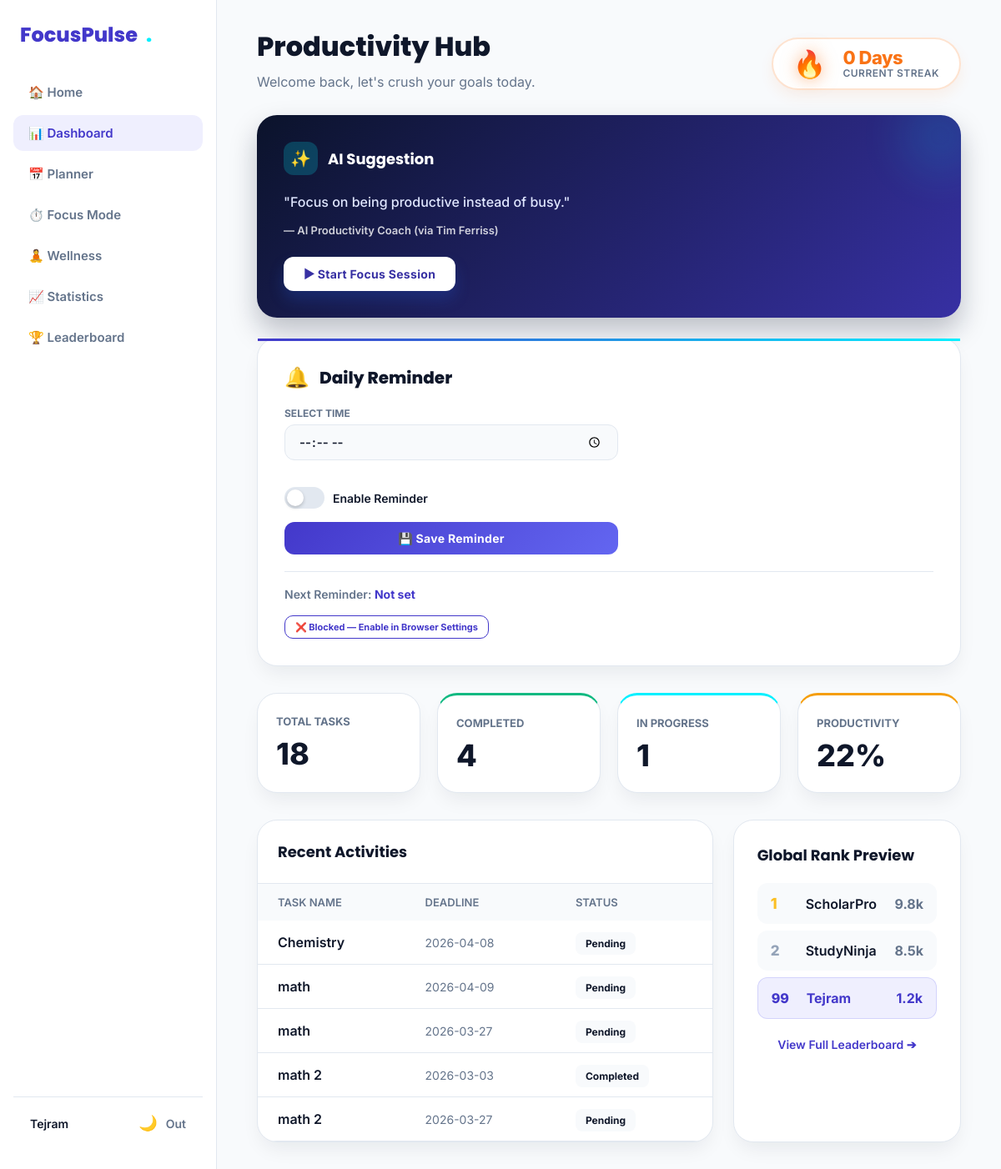
/dashboard (signed in), run on the app's committed database.
### tables this page shows
CREATE TABLE users (
                id INTEGER PRIMARY KEY AUTOINCREMENT,
                username TEXT UNIQUE NOT NULL,
                email TEXT UNIQUE NOT NULL,
                password_hash TEXT NOT NULL,
                created_at TIMESTAMP DEFAULT CURRENT_TIMESTAMP
            , current_streak INTEGER DEFAULT 0, best_streak INTEGER DEFAULT 0, last_active_date TEXT);

CREATE TABLE tasks (
                id INTEGER PRIMARY KEY AUTOINCREMENT,
                user_id INTEGER NOT NULL,
                task_title TEXT NOT NULL,
                subject TEXT,
                deadline TEXT,
                status TEXT DEFAULT 'Pending',
                created_at TIMESTAMP DEFAULT CURRENT_TIMESTAMP, description TEXT, start_time TEXT, end_time TEXT, priority TEXT DEFAULT 'Medium', category TEXT DEFAULT 'Study', color TEXT DEFAULT '#4F46E5', reminder BOOLEAN DEFAULT 0, repeat_type TEXT DEFAULT 'none',
                FOREIGN KEY (user_id) REFERENCES users(id) ON DELETE CASCADE
            );

### app.py (the view)
@app.route("/dashboard")
@login_required
def dashboard():
    user_id = session["user_id"]
    conn = get_db_connection()
    total_tasks = 0
    completed_tasks = 0
    pending_tasks = 0
    in_progress_tasks = 0
    recent_tasks = []
    focus_minutes_today = 0
    distractions_today = 0
    try:
        total_tasks = conn.execute(
            "SELECT COUNT(*) AS count FROM tasks WHERE user_id = ?",
            (user_id,)
        ).fetchone()["count"]
        completed_tasks = conn.execute(
            "SELECT COUNT(*) AS count FROM tasks WHERE user_id = ? AND status = 'Completed'",
            (user_id,)
        ).fetchone()["count"]
        pending_tasks = conn.execute(
            "SELECT COUNT(*) AS count FROM tasks WHERE user_id = ? AND status = 'Pending'",
            (user_id,)
        ).fetchone()["count"]
        in_progress_tasks = conn.execute(
            "SELECT COUNT(*) AS count FROM tasks WHERE user_id = ? AND status = 'In Progress'",
            (user_id,)
        ).fetchone()["count"]
        recent_tasks = conn.execute(
            """
            SELECT * FROM tasks
            WHERE user_id = ?
            ORDER BY created_at DESC
            LIMIT 5
            """,
            (user_id,)
        ).fetchall()
    except Exception as e:
        print(f"Error fetching dashboard tasks: {e}")
    try:
        today_str = date.today().isoformat()
        today_row = conn.execute(
            """
            SELECT COALESCE(SUM(duration), 0) AS total_min,
                   COALESCE(SUM(distraction_count), 0) AS total_dist
            FROM focus_sessions
            WHERE user_id = ?
              AND DATE(created_at) = ?
            """,
            (user_id, today_str)
        ).fetchone()
        focus_minutes_today = int(today_row["total_min"]) if today_row else 0
        distractions_today  = int(today_row["total_dist"]) if today_row else 0
    except Exception as e:
        print(f"Error fetching today focus data: {e}")
    conn.close()
    streak_info = get_user_streak(user_id)
    productivity_score = 0
    if total_tasks > 0:
        productivity_score = round((completed_tasks / total_tasks) * 100)
    daily_quote = get_daily_quote()
    tasks_remaining = total_tasks - completed_tasks
    return render_template(
        "dashboard.html",
        total_tasks=total_tasks,
        completed_tasks=completed_tasks,
        pending_tasks=pending_tasks,
        in_progress_tasks=in_progress_tasks,
        productivity_score=productivity_score,
        recent_tasks=recent_tasks,
        current_streak=streak_info["current_streak"],
        best_streak=streak_info["best_streak"],
        daily_quote=daily_quote,
        focus_minutes_today=focus_minutes_today,
        distractions_today=distractions_today,
        tasks_remaining=tasks_remaining,
    )

### templates/dashboard.html (shortened to what this page needs)
<!DOCTYPE html>
<html lang="en">
<head>
    <link rel="stylesheet" href="{{ url_for('static', filename='css/style.css') }}">
    <link rel="stylesheet" href="{{ url_for('static', filename='css/modern.css') }}">
</head>
<body>
    <div class="app-container">
        <aside class="app-sidebar" id="sidebar">
            <div class="logo">FocusPulse <span style="color:var(--electric-cyan);">.</span></div>
            <nav class="app-nav">
                <a href="{{ url_for('home') }}">🏠 Home</a>
                <a href="{{ url_for('dashboard') }}" class="active">📊 Dashboard</a>
                <a href="{{ url_for('planner') }}">📅 Planner</a>
                <a href="{{ url_for('focus') }}">⏱️ Focus Mode</a>
                <a href="{{ url_for('wellness') }}">🧘 Wellness</a>
                <a href="{{ url_for('statistics') }}">📈 Statistics</a>
                <a href="{{ url_for('leaderboard') }}">🏆 Leaderboard</a>
            </nav>
            <div class="app-sidebar-footer">
                <div style="font-weight:600; font-size:14px;">{{ session.get('user_name', 'Student') }}</div>
                <div style="display:flex; gap:10px; align-items:center;">
                    <button id="themeToggleBtn"
                        style="background:transparent; border:none; cursor:pointer; font-size:18px;">🌙</button>
                    <a href="{{ url_for('logout') }}"
                        style="color:var(--core-muted); text-decoration:none; font-size:14px; font-weight:600;">Out</a>
                </div>
            </div>
        </aside>
        <div style="flex:1; display:flex; flex-direction:column; overflow:hidden;">
            <main class="app-main">
                <div
                    style="display:flex; justify-content:space-between; align-items:flex-end; margin-bottom: 30px; flex-wrap:wrap; gap:20px;">
                    <div>
                        <h2 style="font-size:32px; font-weight:800; margin-bottom:8px; color:var(--core-text);">
                            Productivity Hub</h2>
                        <p style="color:var(--core-muted); font-size:16px;">Welcome back, let's crush your goals today.
                        </p>
                    </div>
                    <div class="streak-hub">
                        <span class="streak-flame-large">🔥</span>
                        <div class="streak-info">
                            <span class="streak-count">{{ current_streak }} Day{% if current_streak != 1 %}s{% endif
                                %}</span>
                            <span
                                style="font-size:12px; color:var(--core-muted); font-weight:600; text-transform:uppercase; letter-spacing:0.5px;">Current
                                Streak</span>
                        </div>
                    </div>
                </div>
                <div
                    style="display:grid; grid-template-columns: repeat(auto-fit, minmax(240px, 1fr)); gap:24px; margin-bottom:24px;">
                    <div class="ai-panel" style="grid-column: 1 / -1;">
                        <div class="ai-panel-header">
                            <div class="ai-icon">✨</div>
                            <h3 style="margin:0; font-size:18px; font-weight:700;">AI Suggestion</h3>
                        </div>
                        <p class="ai-insight">"{{ daily_quote.text }}"</p>
                        <p style="font-weight:600; font-size:13px; margin-top:12px; opacity:0.8;">— AI Productivity
                            Coach (via {{ daily_quote.author }})</p>
                        <div style="margin-top: 24px;">
                            <a href="{{ url_for('focus') }}" class="btn"
                                style="background:white; color:var(--indigo-dark); text-decoration:none; padding:12px 24px; border-radius:12px; font-weight:700; font-size:14px; display:inline-block;">▶
                                Start Focus Session</a>
                        </div>
                    </div>
                </div>
                <div class="reminder-card" id="daily-reminder-card">
                    <div style="display:flex; align-items:center; gap:12px; margin-bottom:20px;">
                        <span style="font-size:24px;">🔔</span>
                        <h3 style="margin:0; font-size:20px; font-weight:800; color:var(--core-text);">Daily Reminder</h3>
                    </div>
                    <div style="display:grid; grid-template-columns: 1fr; gap:16px; max-width:400px; margin-bottom:20px;">
                        <div>
                            <label for="reminderTime" style="display:block; font-size:12px; font-weight:700; color:var(--core-muted); text-transform:uppercase; margin-bottom:6px;">Select Time</label>
                            <input type="time" id="reminderTime" class="fp-time-input" style="width:100%; box-sizing:border-box;">
                        </div>
                        <div style="display:flex; align-items:center; gap:12px;">
                            <label class="fp-toggle-label" for="reminderEnabled">
                                <span class="fp-toggle-switch">
                                    <span class="fp-toggle-slider"></span>
                                </span>
                                Enable Reminder
                            </label>
                        </div>
                        <button id="saveReminderBtn" onclick="saveReminder()" class="fp-save-btn">
                            💾 Save Reminder
                        </button>
                    </div>
                    <div style="border-top:1px solid var(--core-border); padding-top:16px;">
                        <span style="font-size:14px; font-weight:600; color:var(--core-muted);">
                            Next Reminder: <strong id="fp-next-reminder-label" style="color:var(--indigo-primary);">Not set</strong>
                        </span>
                    </div>
                    <div style="margin-top:16px;">
                        <button id="fp-reminder-perm-btn" class="fp-perm-btn" style="padding: 6px 12px; font-size:11px;">🔔 Enable Browser Notifications</button>
                    </div>
                </div>
                <div
                    style="display:grid; grid-template-columns: repeat(auto-fit, minmax(180px, 1fr)); gap:20px; margin-bottom:32px;">
                    <div class="m-card" style="padding:22px;">
                        <span
                            style="color:var(--core-muted); font-size:13px; font-weight:700; text-transform:uppercase;">Total
                            Tasks</span>
                        <div style="font-size:36px; font-weight:800; color:var(--core-text); margin-top:8px;">{{
                            total_tasks }}</div>
                    </div>
                    <div class="m-card" style="padding:22px; border-top: 3px solid var(--success-green);">
                        <span
                            style="color:var(--core-muted); font-size:13px; font-weight:700; text-transform:uppercase;">Completed</span>
                        <div style="font-size:36px; font-weight:800; color:var(--core-text); margin-top:8px;">{{
                            completed_tasks }}</div>
                    </div>
                    <div class="m-card" style="padding:22px; border-top: 3px solid var(--electric-cyan);">
                        <span
                            style="color:var(--core-muted); font-size:13px; font-weight:700; text-transform:uppercase;">In
                            Progress</span>
                        <div style="font-size:36px; font-weight:800; color:var(--core-text); margin-top:8px;">{{
                            in_progress_tasks }}</div>
                    </div>
                    <div class="m-card" style="padding:22px; border-top: 3px solid var(--achievement-gold);">
                        <span
                            style="color:var(--core-muted); font-size:13px; font-weight:700; text-transform:uppercase;">Productivity</span>
                        <div style="font-size:36px; font-weight:800; color:var(--core-text); margin-top:8px;">{{
                            productivity_score }}%</div>
                    </div>
                </div>
                <div style="display:grid; grid-template-columns: 2fr 1fr; gap:24px;">
                    <div class="m-card" style="padding:0; overflow:hidden;">
                        <div style="padding:24px; border-bottom:1px solid var(--core-border);">
                            <h3 style="margin:0; font-size:18px;">Recent Activities</h3>
                        </div>
                        {% if recent_tasks %}
                        <table style="width:100%; border-collapse:collapse; text-align:left;">
                            <thead>
                                <tr
                                    style="background:var(--core-bg); color:var(--core-muted); font-size:13px; text-transform:uppercase;">
                                    <th style="padding:14px 24px; font-weight:600;">Task Name</th>
                                    <th style="padding:14px 24px; font-weight:600;">Deadline</th>
                                    <th style="padding:14px 24px; font-weight:600;">Status</th>
                                </tr>
                            </thead>
                            <tbody>
                                {% for task in recent_tasks %}
                                <tr style="border-bottom:1px solid var(--core-border);">
                                    <td style="padding:16px 24px; font-weight:600;">{{ task["task_title"] }}</td>
                                    <td style="padding:16px 24px; color:var(--core-muted); font-size:14px;">{{
                                        task["deadline"] }}</td>
                                    <td style="padding:16px 24px;">
                                        <span
                                            style="background:var(--core-bg); padding:6px 12px; border-radius:8px; font-size:12px; font-weight:700;">{{
                                            task["status"] }}</span>
                                    </td>
                                </tr>
                                {% endfor %}
                            </tbody>
                        </table>
                        {% else %}
                        <div style="padding:40px 24px; text-align:center; color:var(--core-muted);">No recent tasks. Hop
                            into the planner!</div>
                        {% endif %}
                    </div>
                    <div class="m-card">
                        <h3 style="margin:0 0 20px 0; font-size:18px;">Global Rank Preview</h3>
                        <div class="lb-row">
                            <div style="display:flex; align-items:center; gap:12px;">
                                <span class="lb-rank lb-rank-1">1</span>
                                <span style="font-weight:600;">ScholarPro</span>
                            </div>
                            <span style="font-weight:700; color:var(--core-muted);">9.8k</span>
                        </div>
                        <div class="lb-row">
                            <div style="display:flex; align-items:center; gap:12px;">
                                <span class="lb-rank lb-rank-2">2</span>
                                <span style="font-weight:600;">StudyNinja</span>
                            </div>
                            <span style="font-weight:700; color:var(--core-muted);">8.5k</span>
                        </div>
                        <div class="lb-row"
                            style="background:rgba(99, 102, 241, 0.1); border:1px solid rgba(99, 102, 241, 0.2);">
                            <div style="display:flex; align-items:center; gap:12px;">
                                <span class="lb-rank lb-rank-3" style="color:var(--indigo-primary);">99</span>
                                <span style="font-weight:700; color:var(--indigo-primary);">{{ session.get('user_name',
                                    'You') }}</span>
                            </div>
                            <span style="font-weight:700; color:var(--indigo-primary);">1.2k</span>
                        </div>
                        <div style="text-align:center; margin-top:20px;">
                            <a href="{{ url_for('leaderboard') }}"
                                style="color:var(--indigo-primary); text-decoration:none; font-weight:600; font-size:14px;">View
                                Full Leaderboard ➔</a>
                        </div>
                    </div>
                </div>
            </main>
        </div>
    </div>
</body>
</html>

### data on the page
users: get "Tejram", username "Tejram"
tasks: task_title "Chemistry", deadline "2026-04-08", status "Pending"
tasks: task_title "math", deadline "2026-04-09", status "Pending"
tasks: task_title "math", deadline "2026-03-27", status "Pending"
tasks: task_title "math 2", deadline "2026-03-03", status "Completed"
tasks: task_title "math 2", deadline "2026-03-27", status "Pending"

### other printed values
{{ current_streak }} "0"
{{ daily_quote.text }} "Focus on being productive instead of busy."
{{ daily_quote.author }} "Tim Ferriss"
{{ total_tasks }} "18"
{{ completed_tasks }} "4"
{{ in_progress_tasks }} "1"
{{ productivity_score }} "22"
